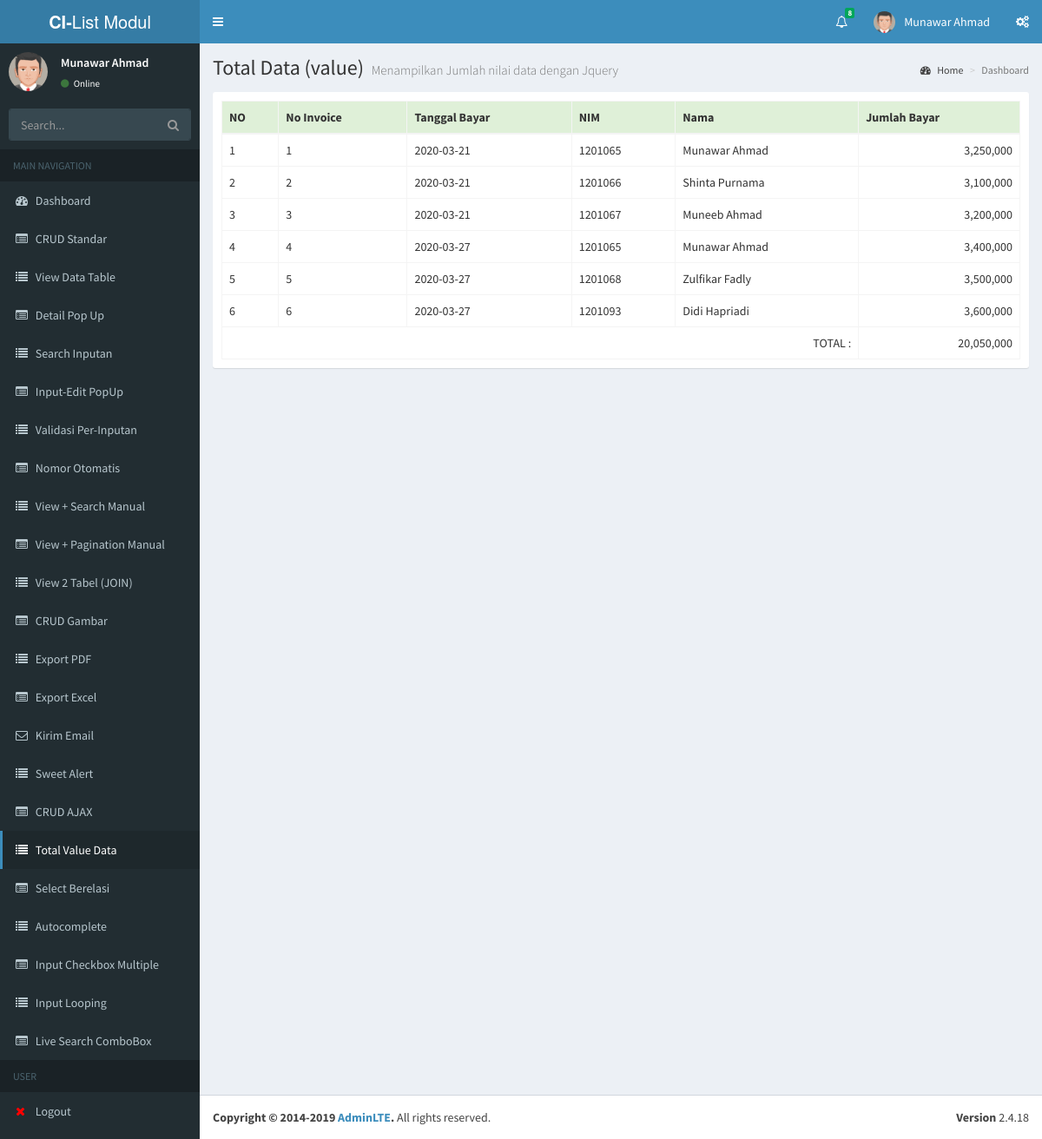
The app's page /index.php/total_data with its own data.
### tables this page shows
CREATE TABLE `tbl_user` (
  `id` int(11) NOT NULL,
  `nama_lengkap` varchar(40) NOT NULL,
  `jenis_kelamin` varchar(20) NOT NULL,
  `username` varchar(40) NOT NULL,
  `password` varchar(50) NOT NULL,
  `level` enum('admin','user') NOT NULL
);

CREATE TABLE `tbl_pembayaran` (
  `no_invoice` int(11) NOT NULL,
  `tanggal_bayar` date NOT NULL,
  `nim` varchar(20) NOT NULL,
  `nama` varchar(40) NOT NULL,
  `jumlah_bayar` varchar(20) NOT NULL
);

### application/controllers/Total_data.php (called while the page is built, shortened)
<?php
class Total_data extends CI_Controller {
	public function __construct(){
		$this->load->library('libraryku');
		$this->load->helper('helperku');
		$this->load->model(array('M_totalData','M_header'));
	}
	public function index()
	{
		$result = $this->M_totalData->tampil()->result_array();
		$this->load->view('header');
		$this->load->view('sidebar');
		$this->load->view('v_totalData', array('result' => $result));
		$this->load->view('footer');
	}
}

### index.php (called while the page is built, shortened)
<?php
require_once BASEPATH.'core/CodeIgniter.php';

### application/models/M_header.php (called while the page is built, shortened)
<?php
class M_header extends CI_Model {
	public function jumlah_mhs(){
		$result = $this->db->get('tbl_mhs');
		return $result->num_rows();
	}
}

### application/libraries/Libraryku.php (called while the page is built, shortened)
<?php
Class Libraryku{
	protected $ci;
	function __construct(){
		$this->ci =& get_instance();
	}
	function tampil_user(){
		$id = $this->ci->session->userdata('id');
		$user_data = $this->ci->m_login->ambil_user($id)->row();
		return $user_data;
	}
}

### application/models/M_login.php (called while the page is built, shortened)
<?php
class M_login extends CI_Model {
	public function ambil_user($id=null){
		$this->db->from('tbl_user');
		$query = $this->db->get();
		return $query;
	}
}

### application/models/M_totalData.php (called while the page is built, shortened)
<?php
class M_totalData extends CI_Model {
	public function tampil($params = null){
		$this->db->select('*');
		$this->db->from('tbl_pembayaran');
		$result = $this->db->get();
		return $result;
	}
}

### application/views/v_totalData.php (the view, shortened to what this page needs)
<div class="content-wrapper">
  <section class="content-header">
    <h1>
      Total Data (value)
      <small>Menampilkan Jumlah nilai data dengan Jquery</small>
    </h1>
    <ol class="breadcrumb">
      <li><a href="#"><i class="fa fa-dashboard"></i> Home</a></li>
      <li class="active">Dashboard</li>
    </ol>
  </section>
  <section class="content">
    <div class="box box-widget">
      <div class="box-body table-responsive">
        <table class="table table-bordered" id="tableDT">
          <thead>
            <tr class="bg-success">
              <th>NO</th>
              <th>No Invoice</th>
              <th>Tanggal Bayar</th>
              <th>NIM</th>
              <th>Nama</th>
              <th>Jumlah Bayar</th>
            </tr>
          </thead>
          <tbody id="table_data">
            <?php
              $no=1;
              foreach($result as $data){
            ?>
            <tr>
              <td><?php echo $no++; ?></td>
              <td><?php echo $data['no_invoice']; ?></td>
              <td><?php echo $data['tanggal_bayar']; ?></td>
              <td><?php echo $data['nim']; ?></td>
              <td><?php echo $data['nama']; ?></td>
              <td style="text-align: right;"><?php echo number_format($data['jumlah_bayar'],0,'.',',') ?></td>
            </tr>
            <?php } ?>
          </tbody>
          <tfoot>
            <tr>
              <td colspan="5" style="text-align: right;">TOTAL : </td>
              <td style="text-align: right;" id="total"></td>
            </tr>
          </tfoot>
        </table>
      </div>
    </div>
  </section>
</div>

### application/views/header.php (shortened to what this page needs)
<?php
    $nama_lengkap = $this->libraryku->tampil_user()->nama_lengkap;
    $jenis_kelamin = $this->libraryku->tampil_user()->jenis_kelamin;
?>
<!DOCTYPE html>
<html>
<head>
  <link rel="stylesheet" href="<?php echo base_url().'asset/' ?>bower_components/bootstrap/dist/css/bootstrap.min.css">
  <link rel="stylesheet" href="<?php echo base_url().'asset/' ?>bower_components/font-awesome/css/font-awesome.min.css">
  <link rel="stylesheet" href="<?php echo base_url().'asset/' ?>bower_components/Ionicons/css/ionicons.min.css">
  <link rel="stylesheet" href="<?php echo base_url().'asset/' ?>bower_components/jvectormap/jquery-jvectormap.css">
  <link rel="stylesheet" href="<?php echo base_url().'asset/' ?>dist/css/AdminLTE.min.css">
  <link rel="stylesheet" href="<?php echo base_url().'asset/' ?>dist/css/skins/_all-skins.min.css">
  <link rel="stylesheet" href="<?php echo base_url().'asset' ?>/bower_components/datatables.net-bs/css/dataTables.bootstrap.min.css">
  <link rel="stylesheet" href="<?php echo base_url().'asset/' ?>jquery-ui.css">
</head>
<body class="hold-transition skin-blue sidebar-mini">
<div class="wrapper">
  <header class="main-header">
    <a href="index2.html" class="logo">
      <span class="logo-lg"><b>CI-</b>List Modul</span>
    </a>
    <nav class="navbar navbar-static-top">
      <a href="#" class="sidebar-toggle" data-toggle="push-menu" role="button">
      </a>
      <div class="navbar-custom-menu">
        <ul class="nav navbar-nav">
          <?php
            $jumlah_mhs = $this->M_header->jumlah_mhs();
          ?>
          <li class="dropdown notifications-menu">
            <a href="#" class="dropdown-toggle" data-toggle="dropdown">
              <i class="fa fa-bell-o"></i>
              <span class="label label-success" id="tot-mhs"><?php echo $jumlah_mhs; ?></span>
            </a>
          </li>
          <li class="dropdown user user-menu">
            <a href="#" class="dropdown-toggle" data-toggle="dropdown">
              <?php if($jenis_kelamin=='pria'){ ?>
                <img src="<?php echo base_url().'asset/' ?>dist/img/avatar5.png" class="user-image" alt="User Image">
              <?php }else{ ?>
                <img src="<?php echo base_url().'asset/' ?>dist/img/avatar2.png" class="user-image" alt="User Image">
              <?php } ?>
              <span class="hidden-xs"><?php echo $nama_lengkap; ?></span>
            </a>
          </li>
          <li>
            <a href="#" data-toggle="control-sidebar"><i class="fa fa-gears"></i></a>
          </li>
        </ul>
      </div>
    </nav>
  </header>

### application/views/sidebar.php
<?php
  $nama_lengkap = $this->libraryku->tampil_user()->nama_lengkap;
  $jenis_kelamin = $this->libraryku->tampil_user()->jenis_kelamin;
?>
<aside class="main-sidebar">
  <section class="sidebar">
    <div class="user-panel">
      <div class="pull-left image">
        <?php if($jenis_kelamin=='pria'){ ?>
          <img src="<?php echo base_url().'asset/' ?>dist/img/avatar5.png" class="img-circle" alt="User Image">
        <?php }else{ ?>
          <img src="<?php echo base_url().'asset/' ?>dist/img/avatar2.png" class="img-circle" alt="User Image">
        <?php } ?>
      </div>
      <div class="pull-left info">
        <p><?php echo $nama_lengkap; ?></p>
        <a href="#"><i class="fa fa-circle text-success"></i> Online</a>
      </div>
    </div>
    <form action="#" method="get" class="sidebar-form">
      <div class="input-group">
        <input type="text" name="q" class="form-control" placeholder="Search...">
        <span class="input-group-btn">
              <button type="submit" name="search" id="search-btn" class="btn btn-flat">
                <i class="fa fa-search"></i>
              </button>
            </span>
      </div>
    </form>
    <ul class="sidebar-menu" data-widget="tree">
      <li class="header">MAIN NAVIGATION</li>
      <li class="<?= $this->uri->segment(1)=='home' ? 'active' : null ?>"><a href="<?php echo base_url().'home' ?>"><i class="fa fa-dashboard"></i> <span>Dashboard</span></a></li>
      <li class="<?= $this->uri->segment(1)=='crud_standar' ? 'active' : null ?>"><a href="<?php echo base_url().'crud_standar' ?>"><i class="fa fa-list-alt"></i> <span>CRUD Standar</span></a></li>
      <li class="<?= $this->uri->segment(1)=='view_dataTable' ? 'active' : null ?>"><a href="<?php echo base_url().'view_dataTable' ?>"><i class="fa fa-list"></i> <span>View Data Table</span></a></li>
      <li class="<?= $this->uri->segment(1)=='detail_popup' ? 'active' : null ?>"><a href="<?php echo base_url().'detail_popup' ?>"><i class="fa fa-list-alt"></i> <span>Detail Pop Up</span></a></li>
      <li class="<?= $this->uri->segment(1)=='search_inputan' ? 'active' : null ?>"><a href="<?php echo base_url().'search_inputan' ?>"><i class="fa fa-list"></i> <span>Search Inputan</span></a></li>
      <li class="<?= $this->uri->segment(1)=='ined_popup' ? 'active' : null ?>"><a href="<?php echo base_url().'ined_popup' ?>"><i class="fa fa-list-alt"></i> <span>Input-Edit PopUp</span></a></li>
      <li class="<?= $this->uri->segment(1)=='validasi_inputan' ? 'active' : null ?>"><a href="<?php echo base_url().'validasi_inputan' ?>"><i class="fa fa-list"></i> <span>Validasi Per-Inputan</span></a></li>
      <li class="<?= $this->uri->segment(1)=='nomor_otomatis' ? 'active' : null ?>"><a href="<?php echo base_url().'nomor_otomatis' ?>"><i class="fa fa-list-alt"></i> <span>Nomor Otomatis</span></a></li>
      <li class="<?= $this->uri->segment(1)=='search_manual' ? 'active' : null ?>"><a href="<?php echo base_url().'search_manual' ?>"><i class="fa fa-list"></i> <span>View + Search Manual</span></a></li>
      <li class="<?= $this->uri->segment(1)=='pagination_manual' ? 'active' : null ?>"><a href="<?php echo base_url().'pagination_manual' ?>"><i class="fa fa-list-alt"></i> <span>View + Pagination Manual</span></a></li>
      <li class="<?= $this->uri->segment(1)=='view_2table' ? 'active' : null ?>"><a href="<?php echo base_url().'view_2table' ?>"><i class="fa fa-list"></i> <span>View 2 Tabel (JOIN)</span></a></li>
      <li class="<?= $this->uri->segment(1)=='crud_gambar' ? 'active' : null ?>"><a href="<?php echo base_url().'crud_gambar' ?>"><i class="fa fa-list-alt"></i> <span>CRUD Gambar</span></a></li>
      <li class="<?= $this->uri->segment(1)=='export_pdf' ? 'active' : null ?>"><a href="<?php echo base_url().'export_pdf' ?>"><i class="fa fa-list"></i> <span>Export PDF</span></a></li>
      <li class="<?= $this->uri->segment(1)=='export_excel' ? 'active' : null ?>"><a href="<?php echo base_url().'export_excel' ?>"><i class="fa fa-list-alt"></i> <span>Export Excel</span></a></li>
      <li class="<?= $this->uri->segment(1)=='email' ? 'active' : null ?>"><a href="<?php echo base_url().'email' ?>"><i class="fa fa-envelope-o"></i> <span>Kirim Email</span></a></li>
      <li class="<?= $this->uri->segment(1)=='sweet_alert' ? 'active' : null ?>"><a href="<?php echo base_url().'sweet_alert' ?>"><i class="fa fa-list"></i> <span>Sweet Alert</span></a></li>
      <li class="<?= $this->uri->segment(1)=='crud_ajax' ? 'active' : null ?>"><a href="<?php echo base_url().'crud_ajax' ?>"><i class="fa fa-list-alt"></i> <span>CRUD AJAX</span></a></li>
      <li class="<?= $this->uri->segment(1)=='total_data' ? 'active' : null ?>"><a href="<?php echo base_url().'total_data' ?>"><i class="fa fa-list"></i> <span>Total Value Data</span></a></li>
      <li class="<?= $this->uri->segment(1)=='select_berelasi' ? 'active' : null ?>"><a href="<?php echo base_url().'select_berelasi' ?>"><i class="fa fa-list-alt"></i> <span>Select Berelasi</span></a></li>
      <li class="<?= $this->uri->segment(1)=='autocomplete' ? 'active' : null ?>"><a href="<?php echo base_url().'autocomplete' ?>"><i class="fa fa-list"></i> <span>Autocomplete</span></a></li>
      <li class="<?= $this->uri->segment(1)=='checkbox_multiple' ? 'active' : null ?>"><a href="<?php echo base_url().'checkbox_multiple' ?>"><i class="fa fa-list-alt"></i> <span>Input Checkbox Multiple</span></a></li>
      <li class="<?= $this->uri->segment(1)=='input_looping' ? 'active' : null ?>"><a href="<?php echo base_url().'input_looping' ?>"><i class="fa fa-list"></i> <span>Input Looping</span></a></li>
      <li class="<?= $this->uri->segment(1)=='live_search_combobox' ? 'active' : null ?>"><a href="<?php echo base_url().'live_search_combobox' ?>"><i class="fa fa-list-alt"></i> <span>Live Search ComboBox</span></a></li>
      <li class="header">USER</li>
      <li><a href="<?php echo base_url().'login/logout' ?>"><i class="fa fa-times" style="color: red"></i> <span>Logout</span></a></li>
    </ul>
  </section>
</aside>

### application/views/footer.php (shortened to what this page needs)
 <footer class="main-footer">
    <div class="pull-right hidden-xs">
      <b>Version</b> 2.4.18
    </div>
    <strong>Copyright &copy; 2014-2019 <a href="https://adminlte.io">AdminLTE</a>.</strong> All rights
    reserved.
  </footer>
</div>
</body>
</html>

### records on screen
tbl_user: nama_lengkap "Munawar Ahmad"
tbl_pembayaran: no_invoice "1", tanggal_bayar "2020-03-21", nim "1201065", nama "Munawar Ahmad", jumlah_bayar "3,250,000"
tbl_pembayaran: no_invoice "2", tanggal_bayar "2020-03-21", nim "1201066", nama "Shinta Purnama", jumlah_bayar "3,100,000"
tbl_pembayaran: no_invoice "3", tanggal_bayar "2020-03-21", nim "1201067", nama "Muneeb Ahmad", jumlah_bayar "3,200,000"
tbl_pembayaran: no_invoice "4", tanggal_bayar "2020-03-27", nim "1201065", nama "Munawar Ahmad", jumlah_bayar "3,400,000"
tbl_pembayaran: no_invoice "5", tanggal_bayar "2020-03-27", nim "1201068", nama "Zulfikar Fadly", jumlah_bayar "3,500,000"
tbl_pembayaran: no_invoice "6", tanggal_bayar "2020-03-27", nim "1201093", nama "Didi Hapriadi", jumlah_bayar "3,600,000"

### other values on screen
$jumlah_mhs "8"
